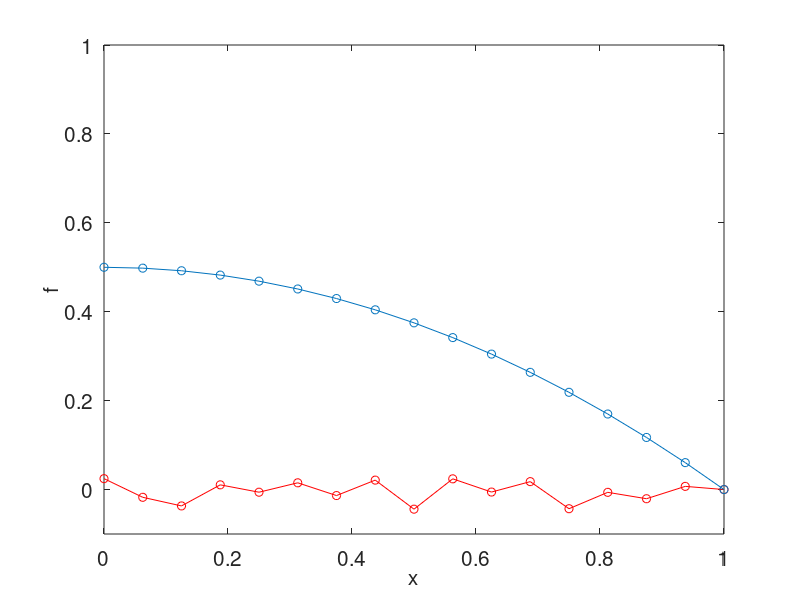

Here is the MATLAB script that generated this plot:
clear all
close all
hold on

%=====
% Richardson iterations for the 1D Poisson eqn
% on a single grid
%=====

a=0.0;
b=1.0;
qL=0.0;
fR=0.0;
ndiv=5;
ndiv=4;
Niter=32*64*64;
Niter=64*64;
Isee=2*64;
Isee=64*64;
Isee=8888*64;

L=b-a;
N=2^ndiv;
h=L/N;

omopt=0.5/(sin(0.5*pi/(N+1))^2+sin(0.5*N*pi/(N+1))^2);
omax=0.5/sin(0.5*N*pi/(N+1));
omega = 1.00*omax;
omega = omopt;

%---
% initialize
%---

f=zeros(N+1,1);

for i=1:N+1
 x(i) = a+(i-1)*h;
 f(i)=0.1*sin(2*pi*x(i)/L);
 f(i)=0.0;
 f(i)=0.1*rand-0.05;
end

f(N+1)=fR;

plot(x, f,'ro-');

%---
% right-hand side
%---

b=zeros(N,1);
for i=1:N
 xpos = (i-1)*h/L;
 g(i)=exp(-2*xpos);
 g(i)=sin(2*pi*xpos/L);
 g(i)=1.0;
 b(i)=h*h*g(i);
end
b(1)=b(1)-2*h*qL;
b(N)=b(N)+fR;
%-----------

%--- A ---
%A=2*eye(N,N);
%for i=2:N
% A(i-1,i)=-1;
% A(i,i-1)=-1;
%end
%A(1,2)=-2;
%P=eye(N,N)-omega*A;
%r=b-A*f;
%-----------

%---
% iterations
%---

fnew=f;

Ic=0;      % counter for plotting

for i=1:Niter

 fnew(1)= (1-2.0*omega)*f(1)+2.0*omega*f(2)+omega*b(1);
 for i=2:N
  fnew(i)= omega*f(i-1)+(1-2.0*omega)*f(i)+omega*f(i+1)+omega*b(i);
 end
 f=fnew;

 if(Ic==Isee)
  plot(x, f,'o-');
  Ic=0;
 end
 Ic=Ic+1;

end

%-----------
plot(x, f,'o-');

set(gca,'fontsize',15)
xlabel('x','fontsize',15)
ylabel('f','fontsize',15)
axis([0 1 -0.1 1])
box
